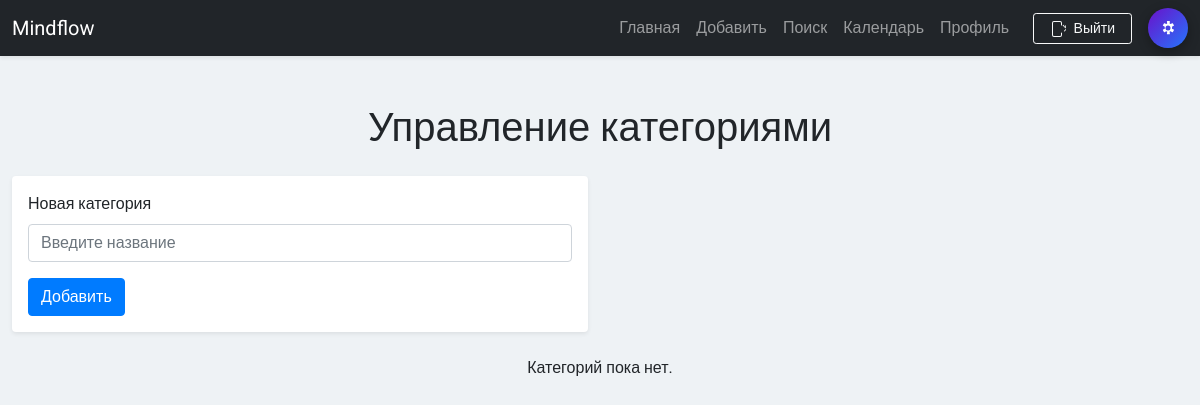
The app's page /categories (signed in), older data.
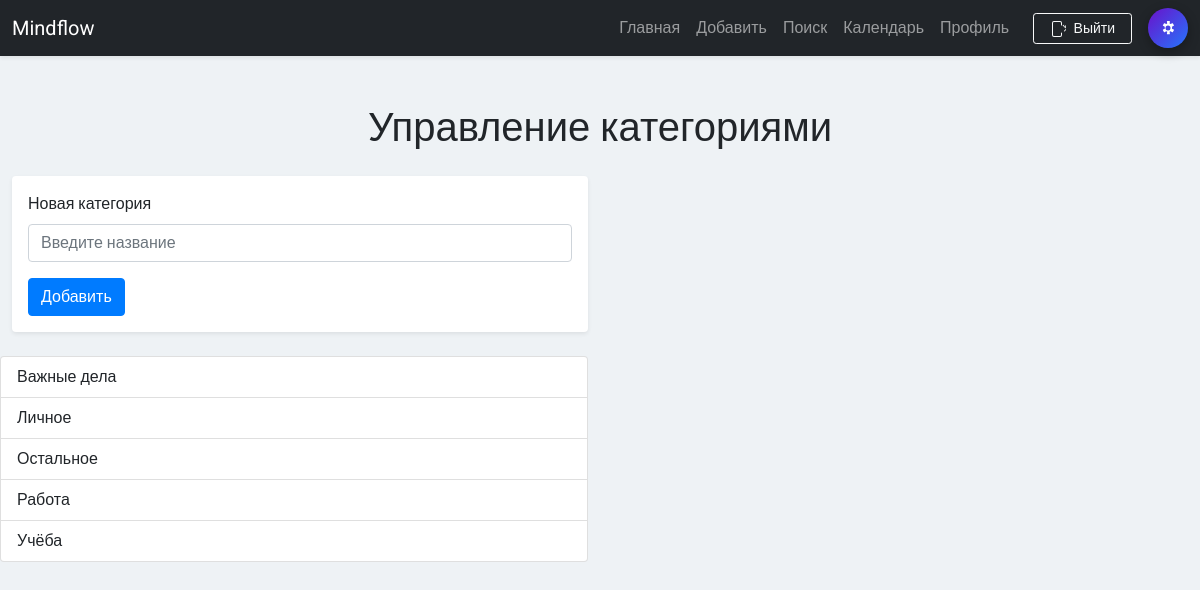
The same page, newer data.
### tables this page shows
CREATE TABLE categories (
        id INTEGER PRIMARY KEY AUTOINCREMENT,
        name TEXT UNIQUE NOT NULL
      );

### app.py (the view, shortened to what this page needs)
@app.route('/categories', methods=['GET','POST'])
@login_required
def categories():
    conn = get_db_connection()
    cats = conn.execute('SELECT * FROM categories ORDER BY name').fetchall()
    conn.close()
    return render_template('categories.html', categories=cats)

### app.py (called while the page is built)
@login_manager.user_loader
def load_user(user_id):
    conn = get_db_connection()
    row = conn.execute('SELECT * FROM users WHERE id = ?', (user_id,)).fetchone()
    conn.close()
    return User(row) if row else None

def get_db_connection():
    conn = sqlite3.connect('notes.db')
    conn.row_factory = sqlite3.Row
    return conn

### templates/categories.html (shortened to what this page needs)
{% extends "base.html" %}
{% block content %}
  <h1 class="mb-4 text-center">Управление категориями</h1>
  <div class="row">
    <div class="col-md-6">
      <form method="post" class="mb-4 p-3 shadow-sm rounded bg-white">
        <div class="mb-3">
          <label for="name" class="form-label">Новая категория</label>
          <input type="text" id="name" name="name" class="form-control" placeholder="Введите название" required>
        </div>
        <button type="submit" class="btn btn-primary">Добавить</button>
      </form>
    </div>
  </div>
  <div class="row">
    {% if categories %}
      <ul class="list-group col-md-6">
        {% for cat in categories %}
          <li class="list-group-item d-flex justify-content-between align-items-center">
            {{ cat.name }}
          </li>
        {% endfor %}
      </ul>
    {% else %}
      <p class="text-center">Категорий пока нет.</p>
    {% endif %}
  </div>
{% endblock %}

### templates/base.html (shortened to what this page needs)
<!doctype html>
<html lang="ru">
  <head>
    <link href="https://cdn.jsdelivr.net/npm/bootstrap@5.1.3/dist/css/bootstrap.min.css" rel="stylesheet">
    <link rel="stylesheet" href="{{ url_for('static', filename='style.css') }}">
    <link href='https://cdn.jsdelivr.net/npm/fullcalendar@6.1.8/main.min.css' rel='stylesheet' />
  </head>
<body class="theme-light">
  <nav class="navbar navbar-expand-lg navbar-dark bg-dark shadow-sm">
    <div class="container">
      <a class="navbar-brand" href="{{ url_for('index') }}">Mindflow</a>
      <div class="collapse navbar-collapse" id="navbarNav">
        <ul class="navbar-nav ms-auto align-items-center">
          <li class="nav-item"><a class="nav-link" href="{{ url_for('index') }}">Главная</a></li>
          <li class="nav-item"><a class="nav-link" href="{{ url_for('add') }}">Добавить</a></li>
          <li class="nav-item"><a class="nav-link" href="{{ url_for('search') }}">Поиск</a></li>
          <li class="nav-item"><a class="nav-link" href="{{ url_for('calendar_view') }}">Календарь</a></li>
          <li class="nav-item"><a class="nav-link" href="{{ url_for('profile') }}">Профиль</a></li>
          {% if current_user.is_authenticated %}
            <li class="nav-item ms-3">
              <a class="btn btn-outline-light btn-sm px-3" href="{{ url_for('logout') }}" title="Выйти">
                <span class="ms-1 d-none d-md-inline">Выйти</span>
              </a>
            </li>
          {% endif %}
        </ul>
        <button id="theme-toggle"
        class="btn ms-3 rounded-circle d-flex align-items-center justify-content-center"
        title="Темы"
        style="width: 40px; height: 40px; background: linear-gradient(135deg, #6a11cb, #2575fc); box-shadow: 0 4px 12px rgba(0, 0, 0, 0.3); border: none; transition: transform 0.2s ease;">
        </button>
      </div>
    </div>
  </nav>
  <div class="container my-5">
    {% block content %}{% endblock %}
  </div>
</body>
</html>

### static/style.css (style rules this page uses)
body { background-color: #eef2f5; font-family: 'Roboto', sans-serif; color: #212529; transition: background-color 0.3s ease, color 0.3s ease; }
.container { max-width: 1200px; }
.btn-primary { background-color: #007bff; border-color: #007bff; }
body.theme-light { background-color: #eef2f5; color: #212529; }

Row changes from the older to the newer data that the page shows:
added categories: name "Важные дела"
added categories: name "Личное"
added categories: name "Остальное"
added categories: name "Работа"
added categories: name "Учёба"
Text that changed along with them:
text no longer shown: "Категорий пока нет."
